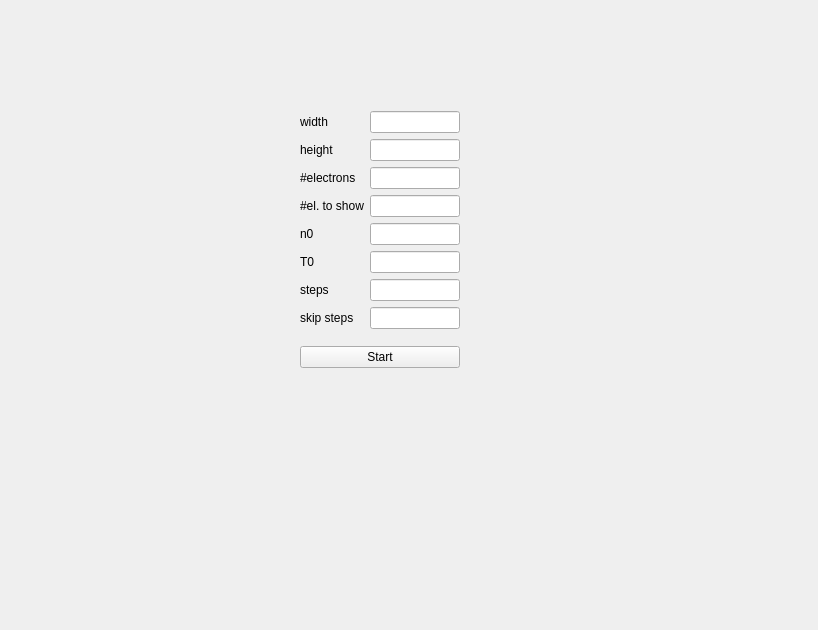
<?xml version="1.0" encoding="UTF-8"?>
<ui version="4.0">
 <class>SimBox</class>
 <widget class="QWidget" name="SimBox">
  <property name="geometry">
   <rect>
    <x>0</x>
    <y>0</y>
    <width>818</width>
    <height>630</height>
   </rect>
  </property>
  <property name="windowTitle">
   <string>SimBox</string>
  </property>
  <widget class="QWidget" name="horizontalLayoutWidget">
   <property name="geometry">
    <rect>
     <x>300</x>
     <y>100</y>
     <width>160</width>
     <height>279</height>
    </rect>
   </property>
   <layout class="QHBoxLayout" name="horizontalLayout">
    <item>
     <layout class="QVBoxLayout" name="verticalLayout">
      <item>
       <layout class="QGridLayout" name="gridLayout">
        <item row="9" column="1">
         <widget class="QLineEdit" name="gas_temperature_lineEdit"/>
        </item>
        <item row="3" column="1">
         <widget class="QLineEdit" name="width_lineEdit"/>
        </item>
        <item row="6" column="0">
         <widget class="QLabel" name="label_3">
          <property name="text">
           <string>#electrons</string>
          </property>
         </widget>
        </item>
        <item row="11" column="1">
         <widget class="QLineEdit" name="skip_steps_lineEdit"/>
        </item>
        <item row="10" column="1">
         <widget class="QLineEdit" name="total_steps_lineEdit"/>
        </item>
        <item row="3" column="0">
         <widget class="QLabel" name="label">
          <property name="text">
           <string>width</string>
          </property>
         </widget>
        </item>
        <item row="10" column="0">
         <widget class="QLabel" name="label_6">
          <property name="text">
           <string>steps</string>
          </property>
         </widget>
        </item>
        <item row="8" column="0">
         <widget class="QLabel" name="label_4">
          <property name="text">
           <string>n0</string>
          </property>
         </widget>
        </item>
        <item row="11" column="0">
         <widget class="QLabel" name="label_7">
          <property name="text">
           <string>skip steps</string>
          </property>
         </widget>
        </item>
        <item row="6" column="1">
         <widget class="QLineEdit" name="electrons_lineEdit"/>
        </item>
        <item row="5" column="0">
         <widget class="QLabel" name="label_2">
          <property name="text">
           <string>height</string>
          </property>
         </widget>
        </item>
        <item row="9" column="0">
         <widget class="QLabel" name="label_5">
          <property name="text">
           <string>T0</string>
          </property>
         </widget>
        </item>
        <item row="5" column="1">
         <widget class="QLineEdit" name="height_lineEdit"/>
        </item>
        <item row="8" column="1">
         <widget class="QLineEdit" name="gas_density_lineEdit"/>
        </item>
        <item row="7" column="0">
         <widget class="QLabel" name="label_8">
          <property name="text">
           <string>#el. to show</string>
          </property>
         </widget>
        </item>
        <item row="7" column="1">
         <widget class="QLineEdit" name="electrons_to_show_lineEdit"/>
        </item>
       </layout>
      </item>
      <item>
       <widget class="QPushButton" name="startButton">
        <property name="text">
         <string>Start</string>
        </property>
       </widget>
      </item>
     </layout>
    </item>
   </layout>
  </widget>
 </widget>
 <tabstops>
  <tabstop>width_lineEdit</tabstop>
  <tabstop>height_lineEdit</tabstop>
  <tabstop>electrons_lineEdit</tabstop>
  <tabstop>electrons_to_show_lineEdit</tabstop>
  <tabstop>gas_density_lineEdit</tabstop>
  <tabstop>gas_temperature_lineEdit</tabstop>
  <tabstop>total_steps_lineEdit</tabstop>
  <tabstop>skip_steps_lineEdit</tabstop>
  <tabstop>startButton</tabstop>
 </tabstops>
 <resources/>
 <connections/>
</ui>
